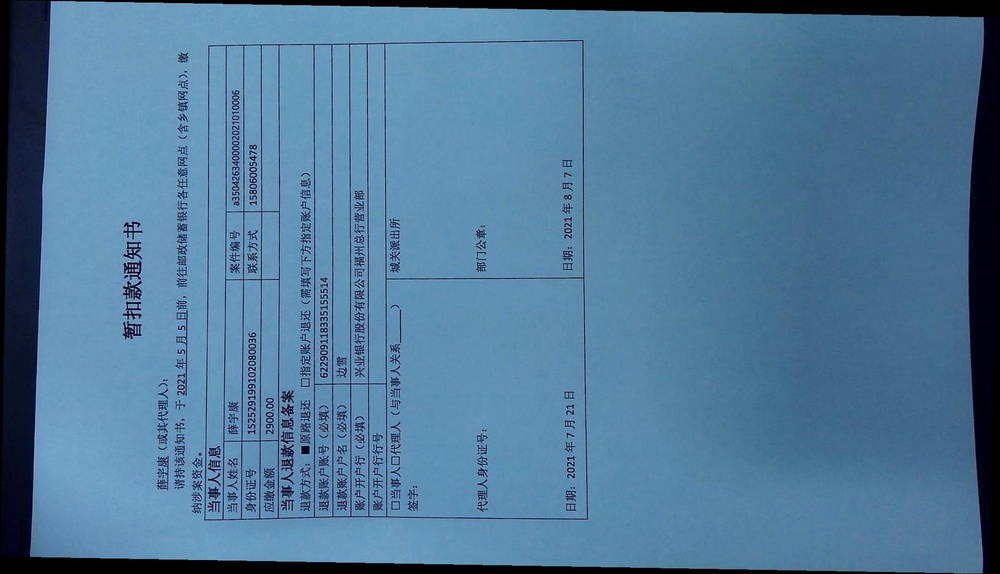
#> input picture data/test9.jpg, 1000 x 574 px, shrunk from 1939 x 1113 before the run
$ python image_rotation.py
#> lines starting #> are read from the running program, lines starting #| are printed output that depends on the picture
### test.py
# coding=UTF-8
import requests
import base64
def img_to_base64(img_path):
    with open(img_path, 'rb')as read:
        b64 = base64.b64encode(read.read())
    return b64
# [6 lines that do not run on import are left out]

### image_rotation.py
import cv2
from math import *
import numpy as np
import base64
from test import img_to_base64
def rotate_file(img_b64, angle):
    # 角度是按照逆时针旋转
    '''
    img = file.read()
    img = np.fromstring(img, np.uint8)
    img = cv2.imdecode(img, cv2.IMREAD_COLOR)
    img = np.array(img)'''
#> called with angle = 90
    img_data = base64.b64decode(img_b64)
    nparr = np.fromstring(img_data, np.uint8)
    img = cv2.imdecode(nparr, cv2.IMREAD_COLOR)
#> img is the input picture: shape (574, 1000, 3); mean B, G, R 152.5, 121.1, 80.4
    img = np.array(img)
    height, width = img.shape[:2]
#> height = 574; width = 1000

    degree = angle
    # 旋转后的尺寸
    heightNew = int(width * fabs(sin(radians(degree))) + height * fabs(cos(radians(degree))))
#> heightNew = 1000
    widthNew = int(height * fabs(sin(radians(degree))) + width * fabs(cos(radians(degree))))
#> widthNew = 574

    matRotation = cv2.getRotationMatrix2D((width / 2, height / 2), degree, 1)

    matRotation[0, 2] += (widthNew - width) / 2
    matRotation[1, 2] += (heightNew - height) / 2
    imgRotation = cv2.warpAffine(img, matRotation, (widthNew, heightNew), borderValue=(255, 255, 255))
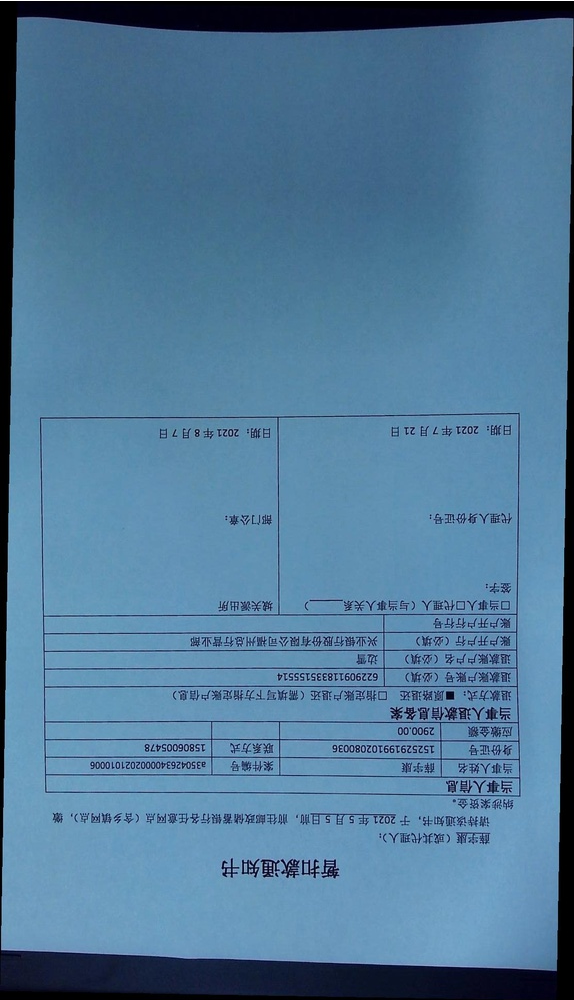
#> imgRotation: shape (1000, 574, 3); mean B, G, R 152.8, 121.3, 80.6
    return imgRotation

if __name__ == '__main__':
    img_b64 = img_to_base64('data/test9.jpg')
    print(img_b64[:100])
    img = rotate_file(img_b64, 90)
    retval, buffer = cv2.imencode('.jpg', img)
    img_b64 = base64.b64encode(buffer)
    img = rotate_file(img_b64, 90)
#> call 2 of rotate_file, with angle = 90
#> in rotate_file (call 2), `imgRotation = cv2.warpAffine(img, matRotation, (widthNew, heightNew), ..`:
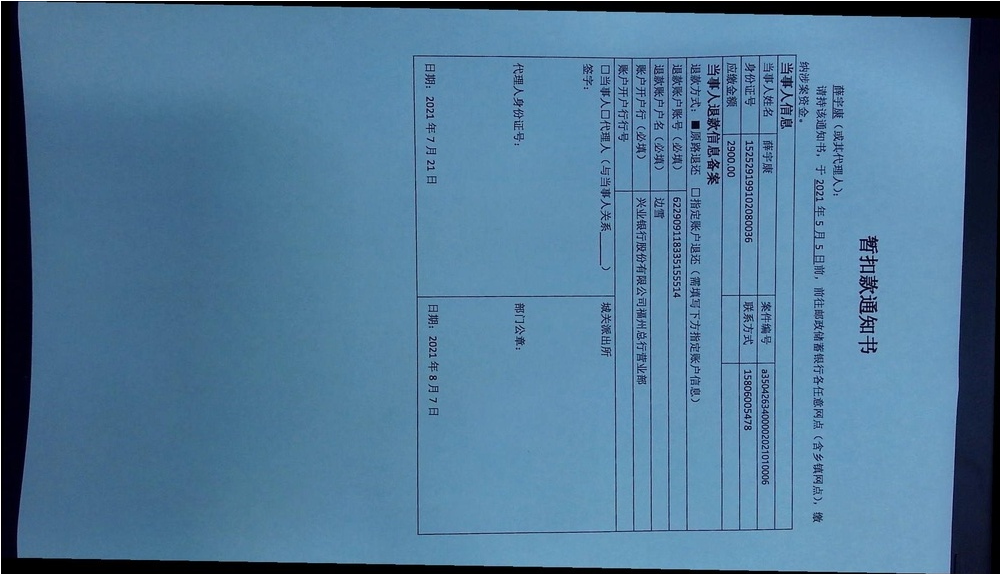
#> imgRotation: shape (574, 1000, 3); mean B, G, R 153.2, 121.8, 81.1
    cv2.imshow('image', img)
    cv2.waitKey(0)

$ run again, with data/test180.jpg copied over data/test9.jpg
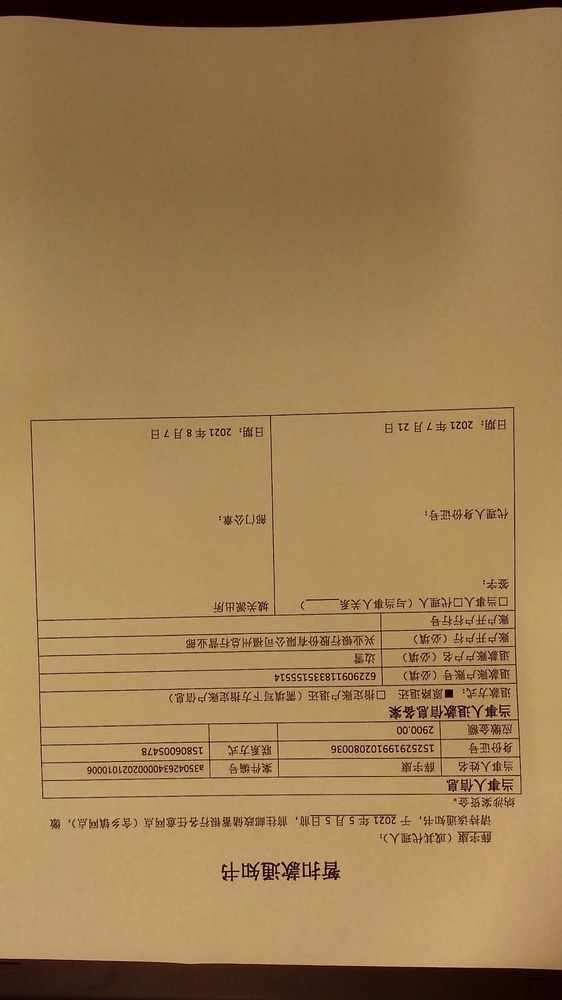
#> input picture data/test180.jpg, 562 x 1000 px, shrunk from 1080 x 1920 before the run
#> in rotate_file, img is the input picture: shape (1000, 562, 3); mean B, G, R 83.4, 126.1, 158.5
#> in rotate_file, `imgRotation = cv2.warpAffine(img, matRotation, (widthNew, heightNew), ..`:
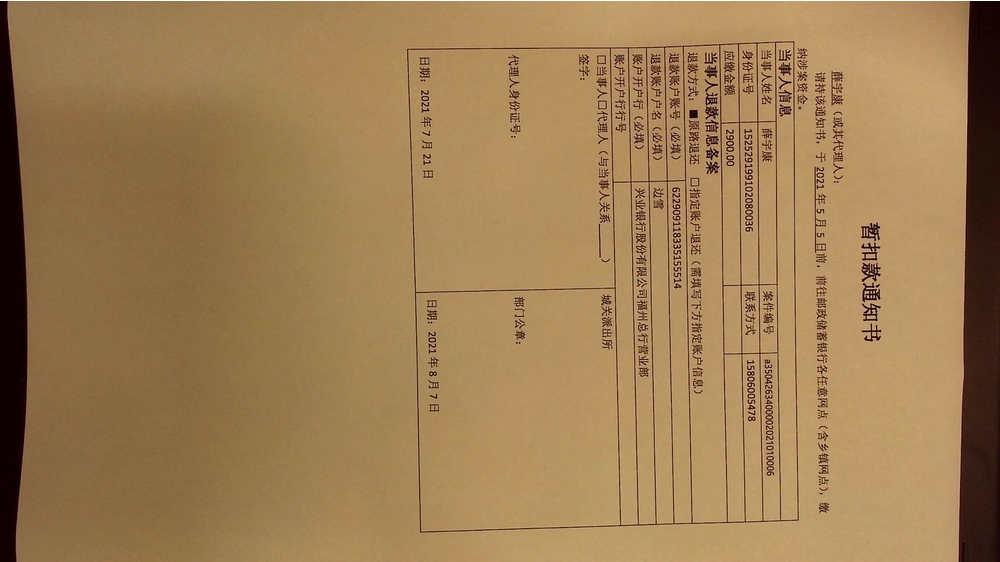
#> imgRotation: shape (562, 1000, 3); mean B, G, R 83.7, 126.3, 158.6
#> img: shape (562, 1000, 3)
#> in rotate_file (call 2), `imgRotation = cv2.warpAffine(img, matRotation, (widthNew, heightNew), ..`:
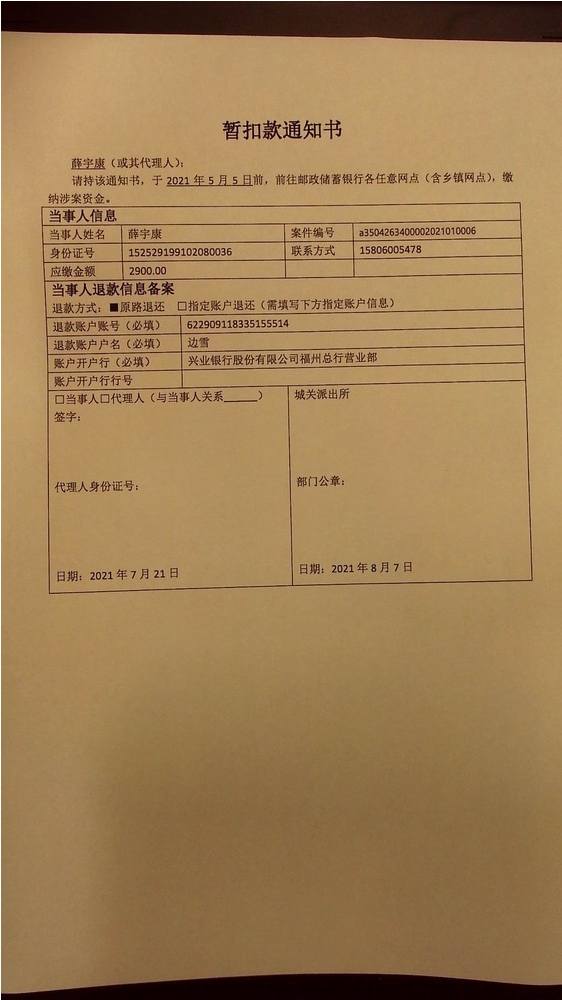
#> imgRotation: shape (1000, 562, 3); mean B, G, R 84, 126.6, 158.9

$ run again, with data/test7.jpg copied over data/test9.jpg
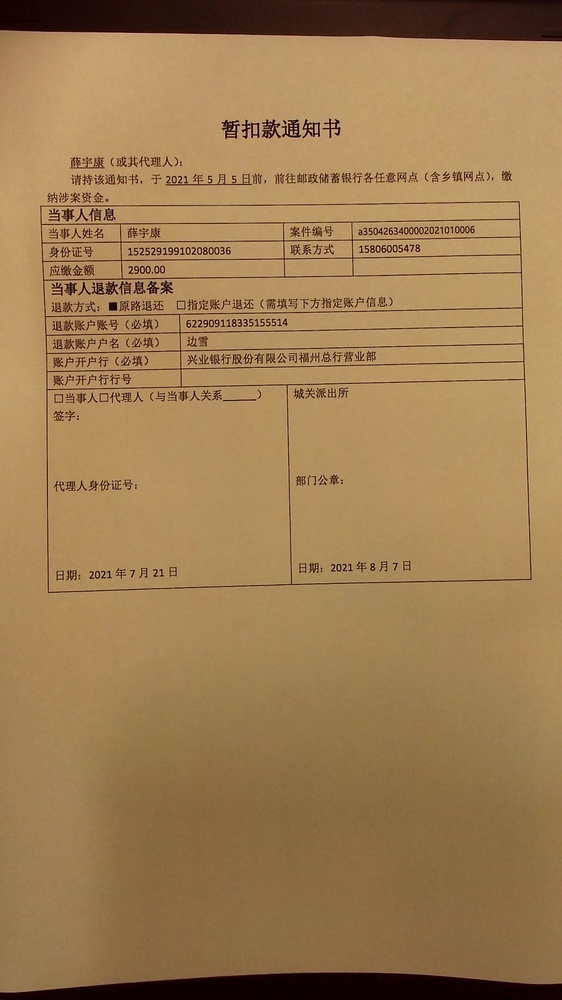
#> input picture data/test7.jpg, 562 x 1000 px, shrunk from 1080 x 1920 before the run
#> in rotate_file, img is the input picture: shape (1000, 562, 3); mean B, G, R 83.2, 126.1, 158.4
#> in rotate_file, `imgRotation = cv2.warpAffine(img, matRotation, (widthNew, heightNew), ..`:
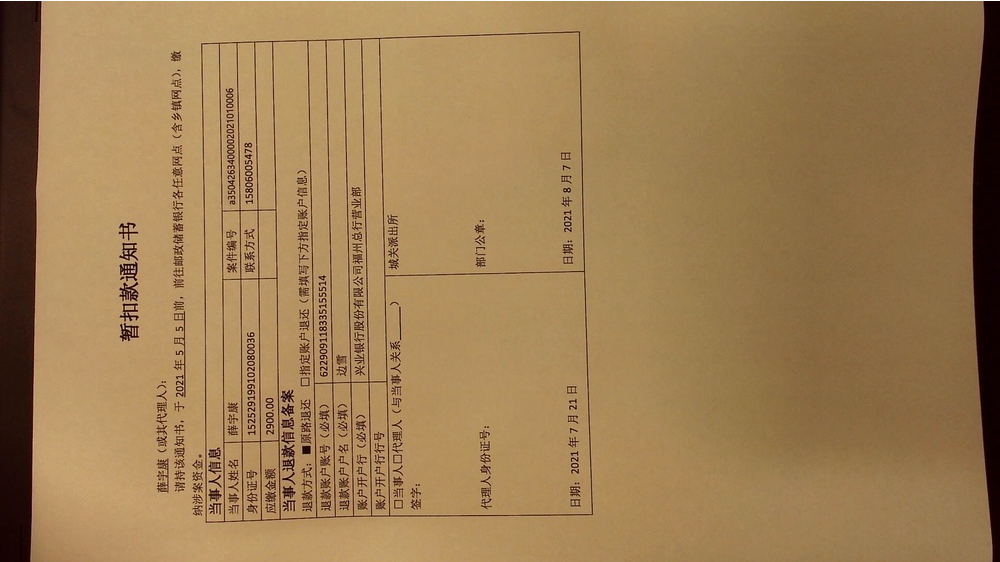
#> imgRotation: shape (562, 1000, 3); mean B, G, R 83.5, 126.4, 158.6
#> img: shape (562, 1000, 3)
#> in rotate_file (call 2), `imgRotation = cv2.warpAffine(img, matRotation, (widthNew, heightNew), ..`:
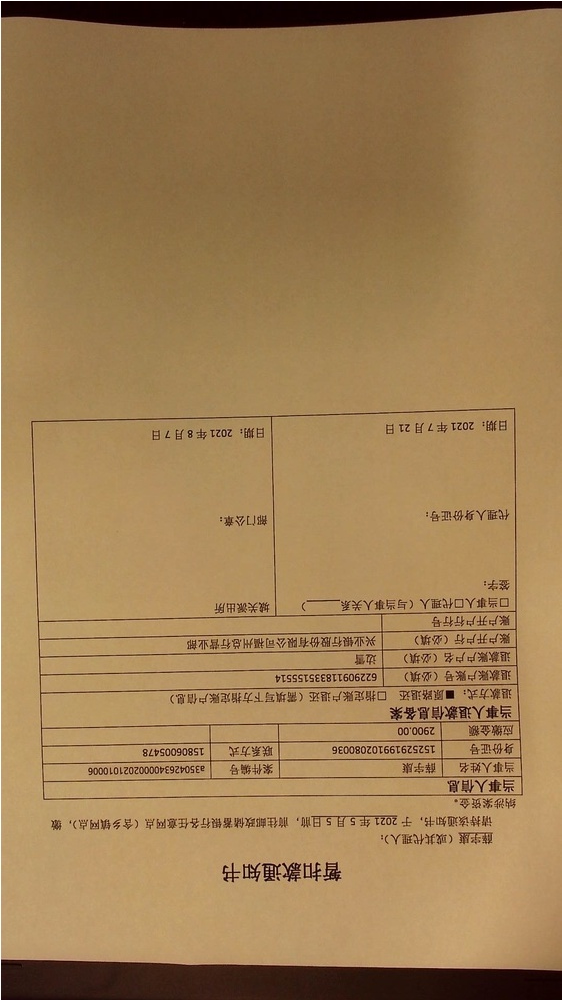
#> imgRotation: shape (1000, 562, 3); mean B, G, R 83.8, 126.6, 158.8
